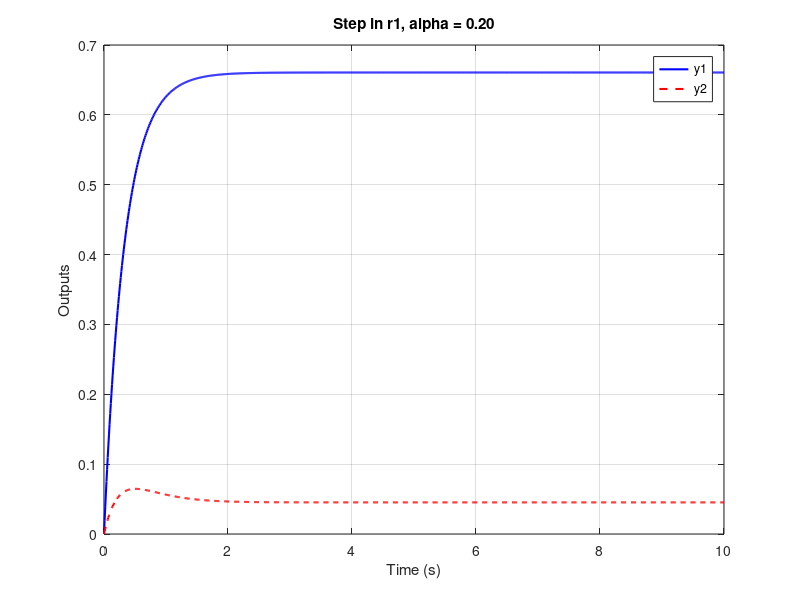
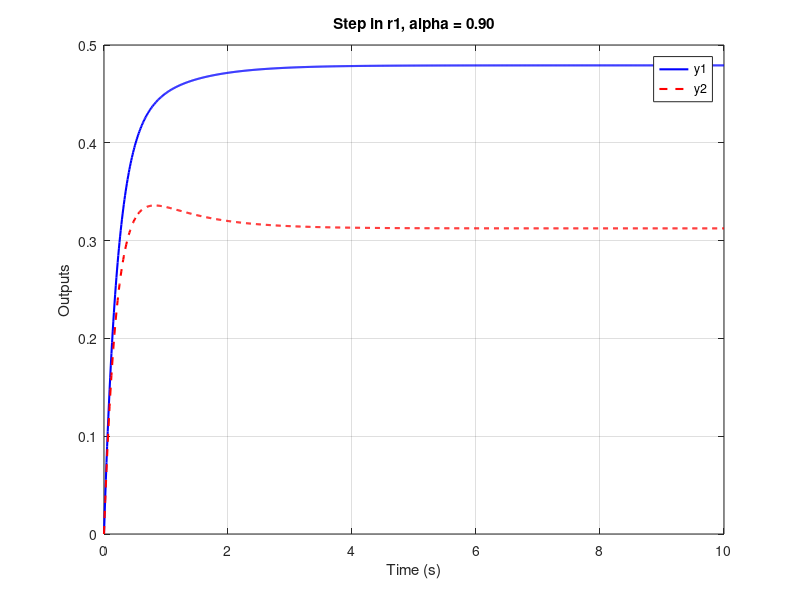

Source code (MATLAB) for these figures, in order:
% Parameters
alpha_values = [0.2, 0.9];
k = 2;

s = tf('s');

for idx = 1:numel(alpha_values)
    alpha = alpha_values(idx);

    % 2x2 coupled plant: G(s) = 1/(s+1)*[1 alpha; alpha 1]
    G11 = 1/(s + 1);
    G22 = 1/(s + 1);
    G12 = alpha/(s + 1);
    G21 = alpha/(s + 1);
    G = [G11 G12; G21 G22];

    % Decentralized proportional controller
    C = k * eye(2);

    % Loop transfer and closed-loop from r to y
    L = G * C;
    I2 = eye(2);
    T = feedback(L, I2);  % T(s) = L(I+L)^(-1)

    % Step in r1 only
    t = 0:0.01:10;
    r = [ones(size(t)); zeros(size(t))];
    [y, t_out] = lsim(T, r', t);

    figure;
    plot(t_out, y(:,1), 'b', 'LineWidth', 1.5); hold on;
    plot(t_out, y(:,2), 'r--', 'LineWidth', 1.5);
    grid on;
    xlabel('Time (s)');
    ylabel('Outputs');
    title(sprintf('Step in r1, alpha = %.2f', alpha));
    legend('y1', 'y2');
end
